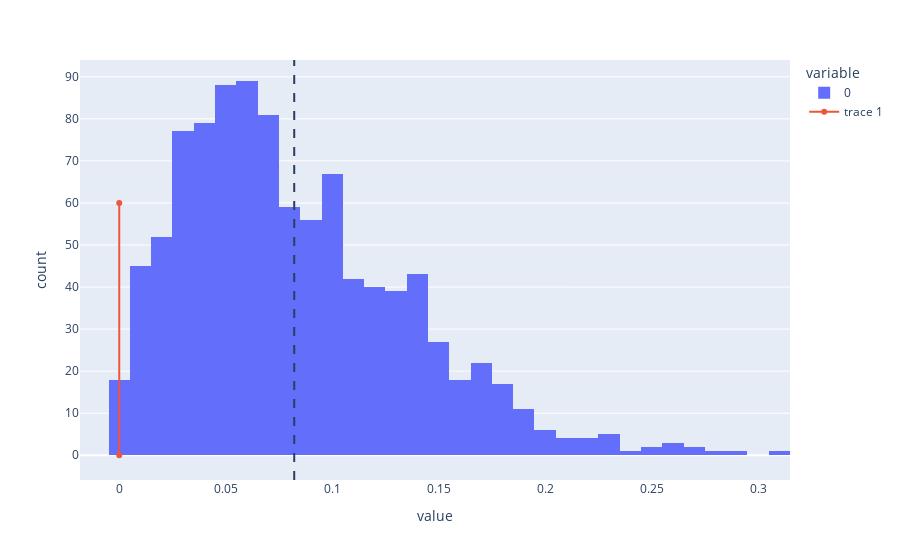

Write notebook code for a chart like this one.
### Code cell
import plotly.express as px
import plotly.graph_objects as go

df = H
fig = px.histogram(df)
fig.add_vline(x=sum(H)/1000,line_dash="dash")
fig.add_scatter(x = [0,0], y = [0,60])
fig.show()

### Figure 1 — Plotly figure (JSON) as saved in the notebook; plotly's stock layout.template omitted (floating-point values rounded to 4 significant figures; data arrays with more than 128 entries replaced by an {"elided": "..."} marker saying what was removed)
{"data": [{"alignmentgroup": "True", "bingroup": "x", "hovertemplate": "variable=0<br>value=%{x}<br>count=%{y}<extra></extra>", "legendgroup": "0", "marker": {"color": "#636efa"}, "name": "0", "offsetgroup": "0", "orientation": "v", "showlegend": true, "type": "histogram", "x": {"elided": "1000 float values"}, "xaxis": "x", "yaxis": "y"}, {"type": "scatter", "x": [0, 0], "y": [0, 60]}], "layout": {"autosize": true, "barmode": "relative", "legend": {"title": {"text": "variable"}, "tracegroupgap": 0}, "margin": {"t": 60}, "shapes": [{"line": {"dash": "dash"}, "type": "line", "x0": 0.08217, "x1": 0.08217, "xref": "x", "y0": 0, "y1": 1, "yref": "y domain"}], "xaxis": {"anchor": "y", "autorange": true, "domain": [0, 1], "range": [-0.01844, 0.315], "title": {"text": "value"}, "type": "linear"}, "yaxis": {"anchor": "x", "autorange": true, "domain": [0, 1], "range": [-6.224, 94.01], "title": {"text": "count"}, "type": "linear"}}}
